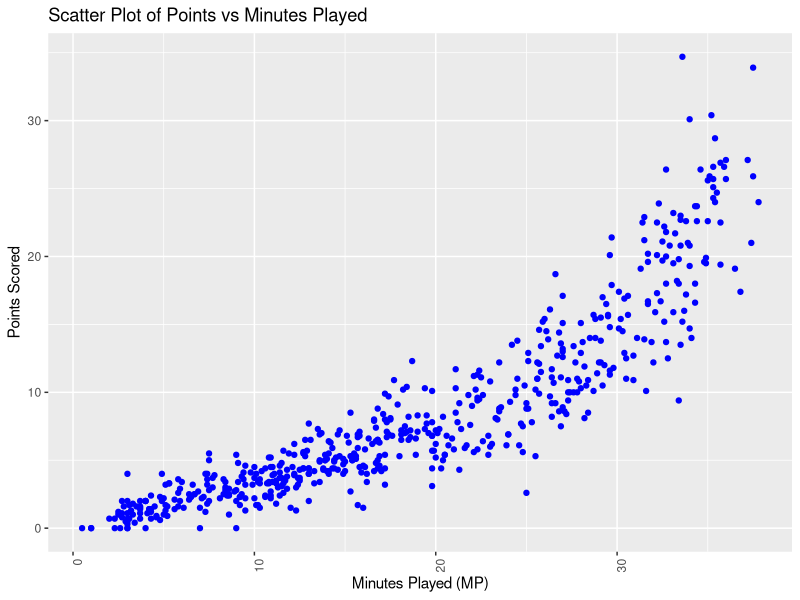
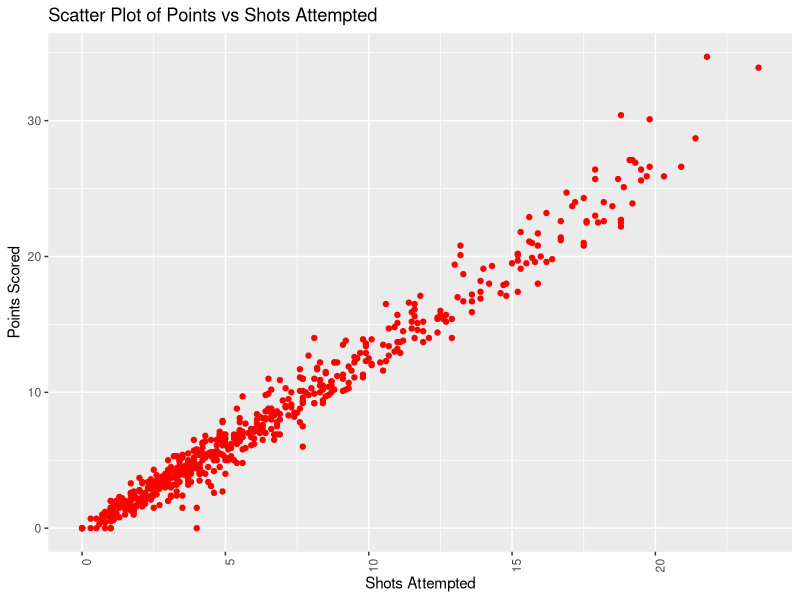
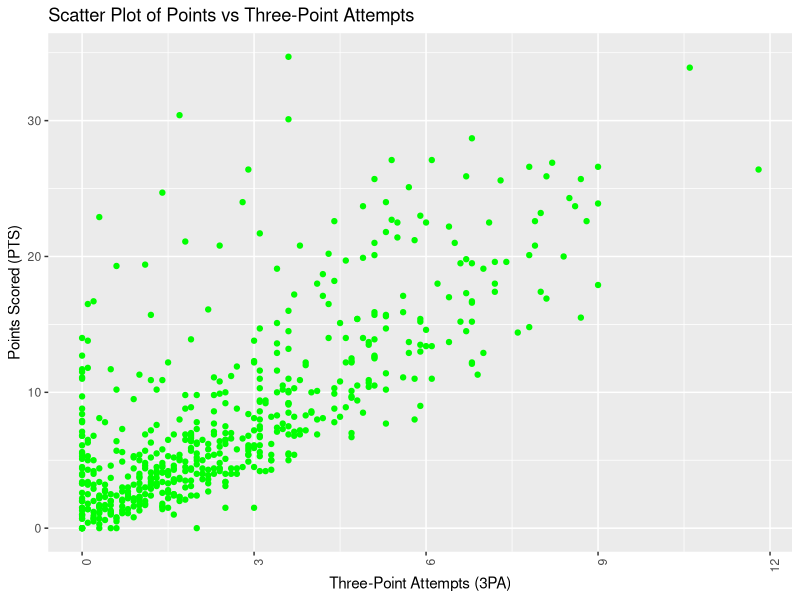
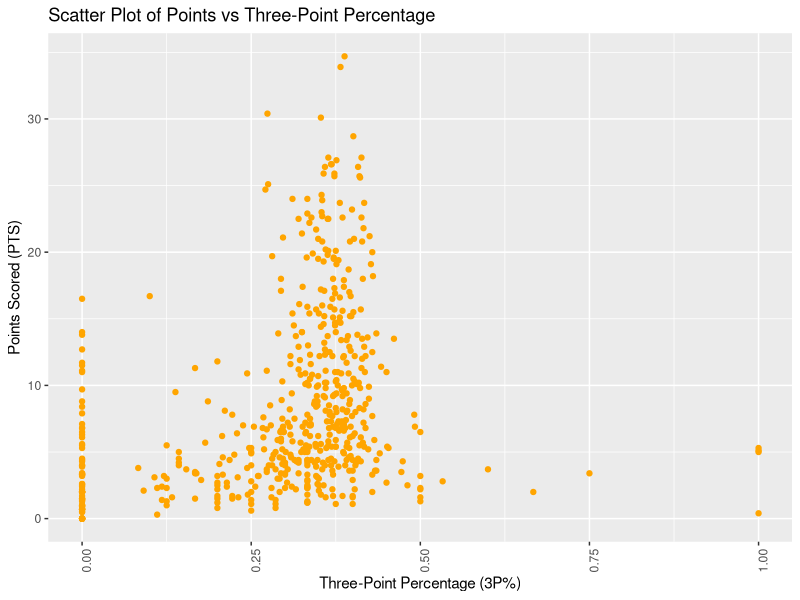
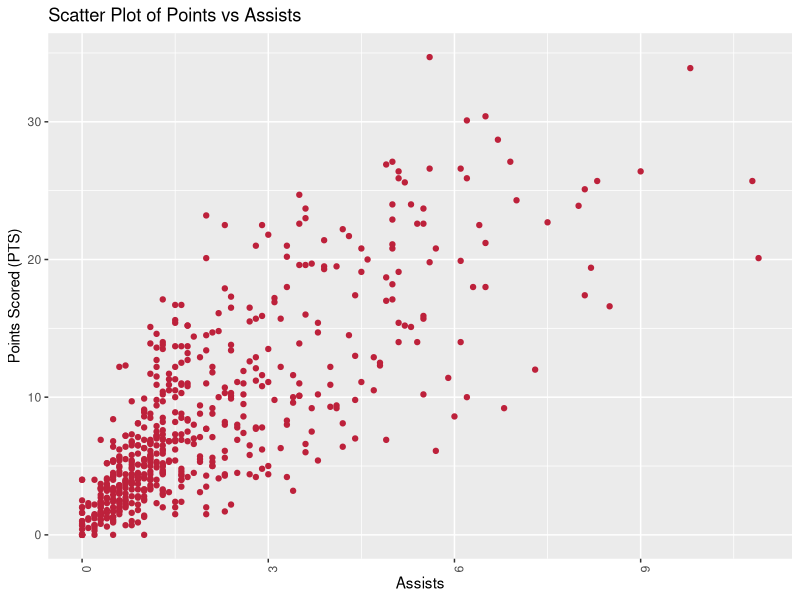
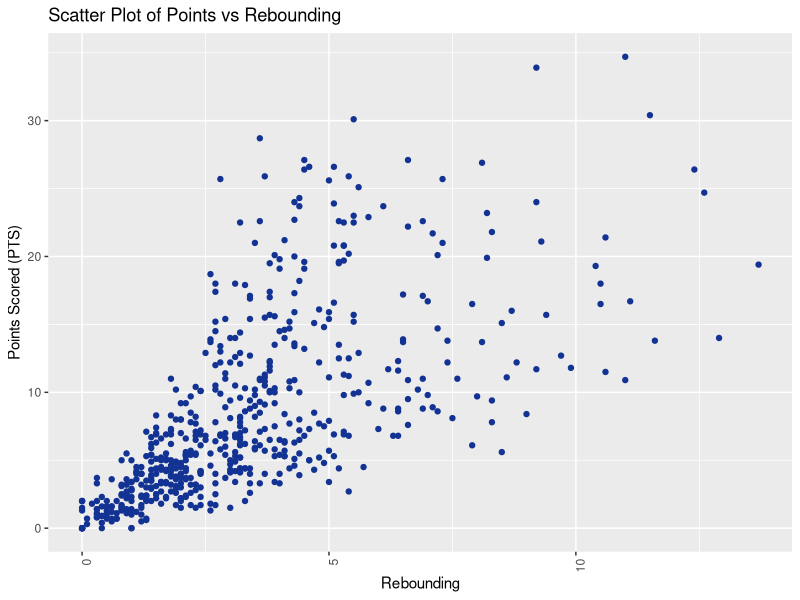

Source code (R) for these figures, in order:
# Load necessary libraries
library(dplyr)
library(ggplot2)

# Load the data
nba_data <- read.csv("nba.csv", sep = ";", header = TRUE, fileEncoding = "UTF-8")

nba_df <- nba_data %>% #deletes duplicate players
  distinct(Player, .keep_all = TRUE)
colnames(nba_df)


ggplot(nba_df, aes(x = MP, y = PTS)) +  # Assuming 'Points' is the column for points scored
  geom_point(color = "blue") +
  labs(title = "Scatter Plot of Points vs Minutes Played",
       x = "Minutes Played (MP)",
       y = "Points Scored") +
  theme(axis.text.x = element_text(angle = 90, hjust = 1)) 

ggplot(nba_df, aes(x = FGA, y = PTS)) + 
  geom_point(color = "red") +
  labs(title = "Scatter Plot of Points vs Shots Attempted",
       x = "Shots Attempted",
       y = "Points Scored") +
  theme(axis.text.x = element_text(angle = 90, hjust = 1)) 

ggplot(nba_df, aes(x = `X3PA`, y = PTS)) +  # Use backticks for column names with special characters
  geom_point(color = "green") +
  labs(title = "Scatter Plot of Points vs Three-Point Attempts",
       x = "Three-Point Attempts (3PA)",
       y = "Points Scored (PTS)") +
  theme(axis.text.x = element_text(angle = 90, hjust = 1)) 

ggplot(nba_df, aes(x = `X3P.`, y = PTS)) + 
  geom_point(color = "orange") +
  labs(title = "Scatter Plot of Points vs Three-Point Percentage",
       x = "Three-Point Percentage (3P%)",
       y = "Points Scored (PTS)") +
  theme(axis.text.x = element_text(angle = 90, hjust = 1))

ggplot(nba_df, aes(x = AST, y = PTS)) + 
  geom_point(color = "#bd213b") +
  labs(title = "Scatter Plot of Points vs Assists",
       x = "Assists",
       y = "Points Scored (PTS)") +
  theme(axis.text.x = element_text(angle = 90, hjust = 1))

ggplot(nba_df, aes(x = TRB, y = PTS)) + 
  geom_point(color = "#123393") +
  labs(title = "Scatter Plot of Points vs Rebounding",
       x = "Rebounding",
       y = "Points Scored (PTS)") +
  theme(axis.text.x = element_text(angle = 90, hjust = 1))



